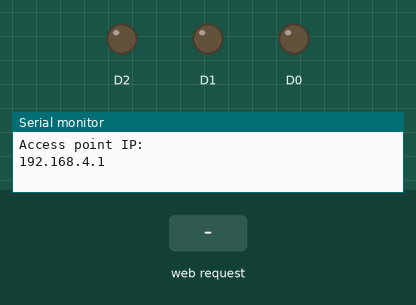
The sketch below on a simulated ESP8266 (NodeMCU). On the bench: output pins drawn as LEDs (lit = HIGH), the last lines printed to the serial monitor. Inputs (shaded band) come from the test bench.

Above: at 1.2 s.
1.3 s: HTTP request GET /l1on received
At 2.3 s:
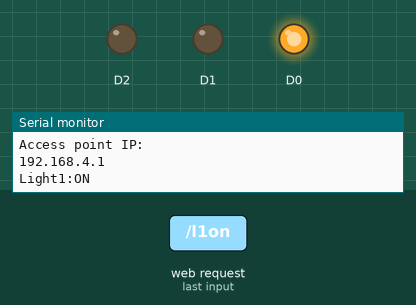
2.8 s: HTTP request GET /l2on received
At 3.4 s:
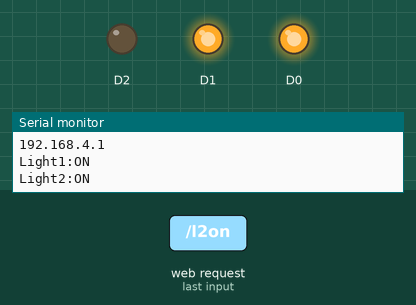
4.3 s: HTTP request GET /l1off received
At 5.7 s:
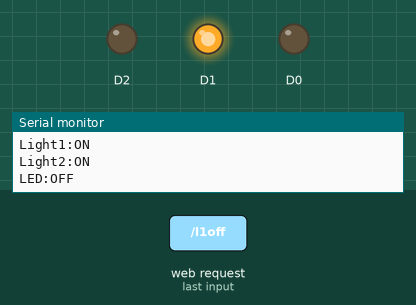
Timing chart, 0 to 7.3 s (numbered marks = the images above; inputs shaded):
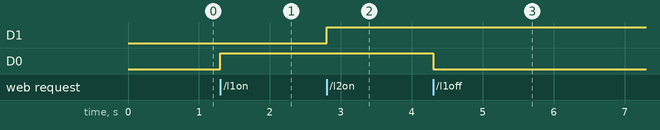

The sketch:

Home_auto_web_interface.ino
```cpp
#include<ESP8266WiFi.h>
#include<ESP8266WebServer.h>

const char* ssid ="NODE";
const char* password ="123456";

ESP8266WebServer server(80);

bool Light1status= LOW;
bool Light2status= LOW;
bool Fanstatus= LOW;
void setup() {
  // put your setup code here, to run once:
Serial.begin(9600);
pinMode(D0,OUTPUT);
pinMode(D1,OUTPUT);
pinMode(D2,OUTPUT);
WiFi.softAP(ssid,password);
IPAddress myIP= WiFi.softAPIP();
Serial.println("Access point IP:");
Serial.println(myIP);

server.on("/",handle_Onconnect);
server.on("/l1on", handle_light1on);
server.on("/l1off",handle_light1off);

server.on("/l2on", handle_light2on);
server.on("/l2off",handle_light2off);

//server.on("/fanon", handle_fanon);
//server.on("/fanoff",handle_fanoff);
server.onNotFound(handle_NotFound);

server.begin();
}

void loop() {
  // put your main code here, to run repeatedly:
  server.handleClient();

  if(Light1status)
  digitalWrite(D0,HIGH);
  else
  digitalWrite(D0,LOW);

  if(Light2status)
  digitalWrite(D1,HIGH);
  else
  digitalWrite(D1,LOW);

}

void handle_Onconnect(){
  Light1status=LOW;
  Light2status=LOW;
  Serial.println("Light1:OFF");
  Serial.println("Light2:OFF");
  server.send(200,"text/html", updateWebpage(Light1status));
  server.send(200,"text/html", updateWebpage(Light2status));
}

void handle_light1on(){
  Light1status= HIGH;
  Serial.println("Light1:ON");
  server.send(200,"text/html", updateWebpage(Light1status));
}

void handle_light1off(){
  Light1status= LOW;
  Serial.println("LED:OFF");
  server.send(200,"text/html", updateWebpage(Light1status));
}

void handle_light2on(){
  Light2status= HIGH;
  Serial.println("Light2:ON");
  server.send(200,"text/html", updateWebpage(Light2status));
}

void handle_light2off(){
  Light2status= LOW;
  Serial.println("Light2:OFF");
  server.send(200,"text/html", updateWebpage(Light2status));
}


void handle_NotFound(){
  server.send(404,"text/plain","Not Found");
}

  String updateWebpage(uint8_t LEDstatus){
  String ptr= "<!DOCTYPE html> <html>\n";
  ptr += "<head><meta name= \"viewport\"content =\" width=device-width, initial-scale=1.0,user-scalable=no\">\n";
  ptr += "<title>Home Appliances Control</title>\n";
  ptr += "<style> html{font-family: Helvetica; display: inline-block; margin 0px auto; text-align: center;}\n";
  ptr += "body{background-color: yellow;  margin-top: 50px;} h1{color: #444444; margin 50px auto 30px;} h3{color:#444444; margin-bottom:50px;}\n";
  ptr += ".button{display:block; width:80px; background-color:#1abc9c; border:none; color:white; padding: 13px 30px;text-decoration:none; font-size:25px; margin:0px auto 35px; cursor:pointer;border-radius:4px;}\n";
  ptr += ".button-on{background-color: #3498db;}\n";
  ptr += ".button-on:active{background-color: #3498db;}\n";
  ptr += ".button-off{background-color: #34495e;}\n";
  ptr += ".button-off:active{background-color: #2c3e50;}\n";
  ptr += "p{font-size:14px;color:#888; margin-bottom:10px;}\n";
  ptr += "</style>\n";
  ptr += "</head>\n";
  ptr += "<body>\n";
  ptr += "<h1> Home Automation</h1>\n";

  if(Light1status){
    ptr += "<a class=\"button button-off\"href=\"/l1off\">LED OFF</a>\n";
  }
  else{
    ptr += "<a class=\"button button-on\"href=\"/l1on\">LED ON</a>\n";
  }

  if(Light2status){
     ptr += "<a class=\"button button-off\"href=\"/l2off\">Night Bulb OFF</a>\n";
  }
  else{
    ptr += "<a class=\"button button-on\"href=\"/l2on\">Night Bulb ON</a>\n";
  }

  ptr += "</body>\n";
  ptr += "</html>\n";
  return ptr;
}
```

Measured:
- after the input at 1.3 s, D0: LOW → HIGH at once
- after the input at 2.8 s, D1: LOW → HIGH at once
- after the input at 4.3 s, D0: HIGH → LOW at once
